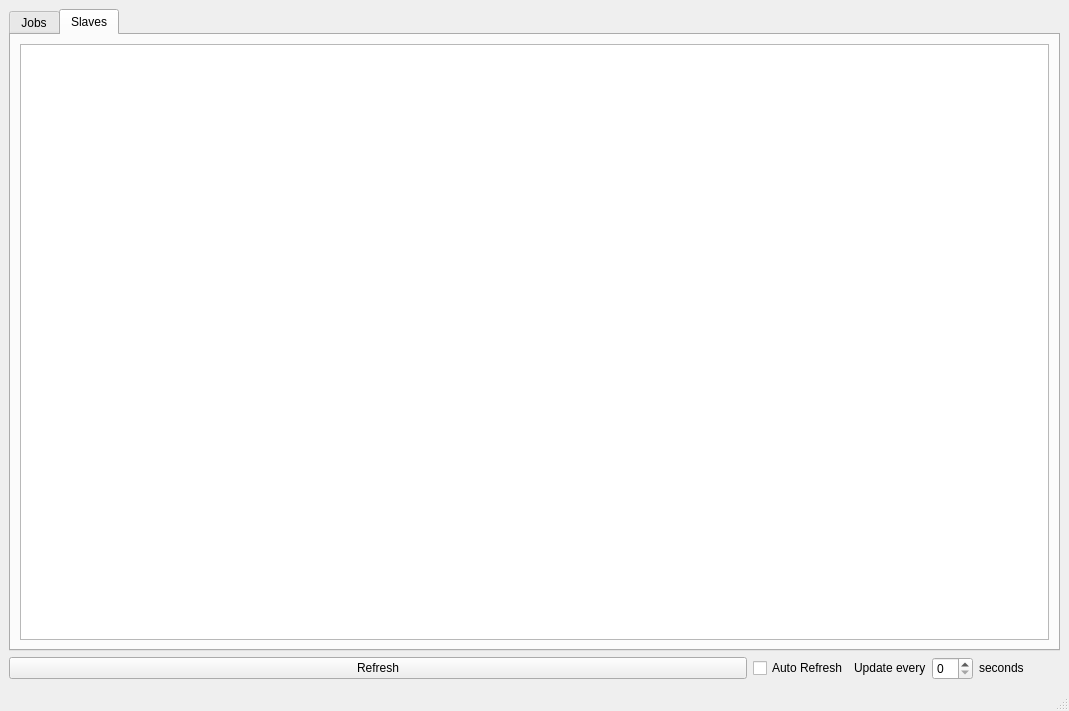
<?xml version="1.0" encoding="UTF-8"?>
<ui version="4.0">
 <class>MainWindow</class>
 <widget class="QMainWindow" name="MainWindow">
  <property name="geometry">
   <rect>
    <x>0</x>
    <y>0</y>
    <width>1069</width>
    <height>711</height>
   </rect>
  </property>
  <property name="windowTitle">
   <string>MainWindow</string>
  </property>
  <widget class="QWidget" name="centralwidget">
   <layout class="QGridLayout" name="gridLayout_4">
    <item row="0" column="0">
     <widget class="QSplitter" name="ST_main_">
      <property name="orientation">
       <enum>Qt::Horizontal</enum>
      </property>
      <widget class="QTabWidget" name="TW_main">
       <property name="enabled">
        <bool>true</bool>
       </property>
       <property name="sizePolicy">
        <sizepolicy hsizetype="Ignored" vsizetype="Ignored">
         <horstretch>0</horstretch>
         <verstretch>0</verstretch>
        </sizepolicy>
       </property>
       <property name="currentIndex">
        <number>1</number>
       </property>
       <widget class="QWidget" name="QW_job">
        <attribute name="title">
         <string>Jobs</string>
        </attribute>
        <layout class="QGridLayout" name="gridLayout">
         <item row="0" column="0">
          <widget class="QTableWidget" name="TW_job">
           <property name="autoFillBackground">
            <bool>false</bool>
           </property>
           <property name="alternatingRowColors">
            <bool>true</bool>
           </property>
           <property name="sortingEnabled">
            <bool>true</bool>
           </property>
           <attribute name="horizontalHeaderStretchLastSection">
            <bool>true</bool>
           </attribute>
           <attribute name="verticalHeaderCascadingSectionResizes">
            <bool>true</bool>
           </attribute>
           <attribute name="verticalHeaderStretchLastSection">
            <bool>false</bool>
           </attribute>
           <attribute name="horizontalHeaderStretchLastSection">
            <bool>true</bool>
           </attribute>
           <attribute name="verticalHeaderCascadingSectionResizes">
            <bool>true</bool>
           </attribute>
           <attribute name="verticalHeaderStretchLastSection">
            <bool>false</bool>
           </attribute>
          </widget>
         </item>
        </layout>
       </widget>
       <widget class="QWidget" name="QW_node">
        <attribute name="title">
         <string>Slaves</string>
        </attribute>
        <layout class="QGridLayout" name="gridLayout_2">
         <item row="0" column="0">
          <widget class="QTableWidget" name="TW_node">
           <property name="sortingEnabled">
            <bool>true</bool>
           </property>
           <attribute name="horizontalHeaderStretchLastSection">
            <bool>true</bool>
           </attribute>
           <attribute name="verticalHeaderCascadingSectionResizes">
            <bool>true</bool>
           </attribute>
           <attribute name="verticalHeaderStretchLastSection">
            <bool>false</bool>
           </attribute>
           <attribute name="horizontalHeaderStretchLastSection">
            <bool>true</bool>
           </attribute>
           <attribute name="verticalHeaderCascadingSectionResizes">
            <bool>true</bool>
           </attribute>
           <attribute name="verticalHeaderStretchLastSection">
            <bool>false</bool>
           </attribute>
          </widget>
         </item>
        </layout>
       </widget>
      </widget>
     </widget>
    </item>
    <item row="1" column="0">
     <layout class="QHBoxLayout" name="horizontalLayout_3">
      <item>
       <layout class="QHBoxLayout" name="horizontalLayout">
        <item>
         <widget class="QPushButton" name="PB_refresh">
          <property name="text">
           <string>Refresh</string>
          </property>
          <property name="default">
           <bool>false</bool>
          </property>
          <property name="flat">
           <bool>false</bool>
          </property>
         </widget>
        </item>
        <item>
         <widget class="QCheckBox" name="CB_auto_refresh">
          <property name="sizePolicy">
           <sizepolicy hsizetype="Fixed" vsizetype="Fixed">
            <horstretch>0</horstretch>
            <verstretch>0</verstretch>
           </sizepolicy>
          </property>
          <property name="text">
           <string>Auto Refresh</string>
          </property>
         </widget>
        </item>
       </layout>
      </item>
      <item>
       <layout class="QHBoxLayout" name="horizontalLayout_2">
        <item>
         <widget class="QLabel" name="label">
          <property name="sizePolicy">
           <sizepolicy hsizetype="Fixed" vsizetype="Fixed">
            <horstretch>0</horstretch>
            <verstretch>0</verstretch>
           </sizepolicy>
          </property>
          <property name="text">
           <string>Update every</string>
          </property>
         </widget>
        </item>
        <item>
         <widget class="QSpinBox" name="SB_refresh_time">
          <property name="sizePolicy">
           <sizepolicy hsizetype="Fixed" vsizetype="Fixed">
            <horstretch>0</horstretch>
            <verstretch>0</verstretch>
           </sizepolicy>
          </property>
         </widget>
        </item>
        <item>
         <widget class="QLabel" name="label_2">
          <property name="sizePolicy">
           <sizepolicy hsizetype="Fixed" vsizetype="Fixed">
            <horstretch>0</horstretch>
            <verstretch>0</verstretch>
           </sizepolicy>
          </property>
          <property name="minimumSize">
           <size>
            <width>81</width>
            <height>0</height>
           </size>
          </property>
          <property name="layoutDirection">
           <enum>Qt::LeftToRight</enum>
          </property>
          <property name="autoFillBackground">
           <bool>false</bool>
          </property>
          <property name="text">
           <string>seconds</string>
          </property>
         </widget>
        </item>
       </layout>
      </item>
     </layout>
    </item>
   </layout>
   <zorder>ST_main_</zorder>
   <zorder></zorder>
  </widget>
  <widget class="QMenuBar" name="menubar">
   <property name="geometry">
    <rect>
     <x>0</x>
     <y>0</y>
     <width>1069</width>
     <height>28</height>
    </rect>
   </property>
  </widget>
  <widget class="QStatusBar" name="statusbar"/>
 </widget>
 <resources/>
 <connections/>
</ui>
